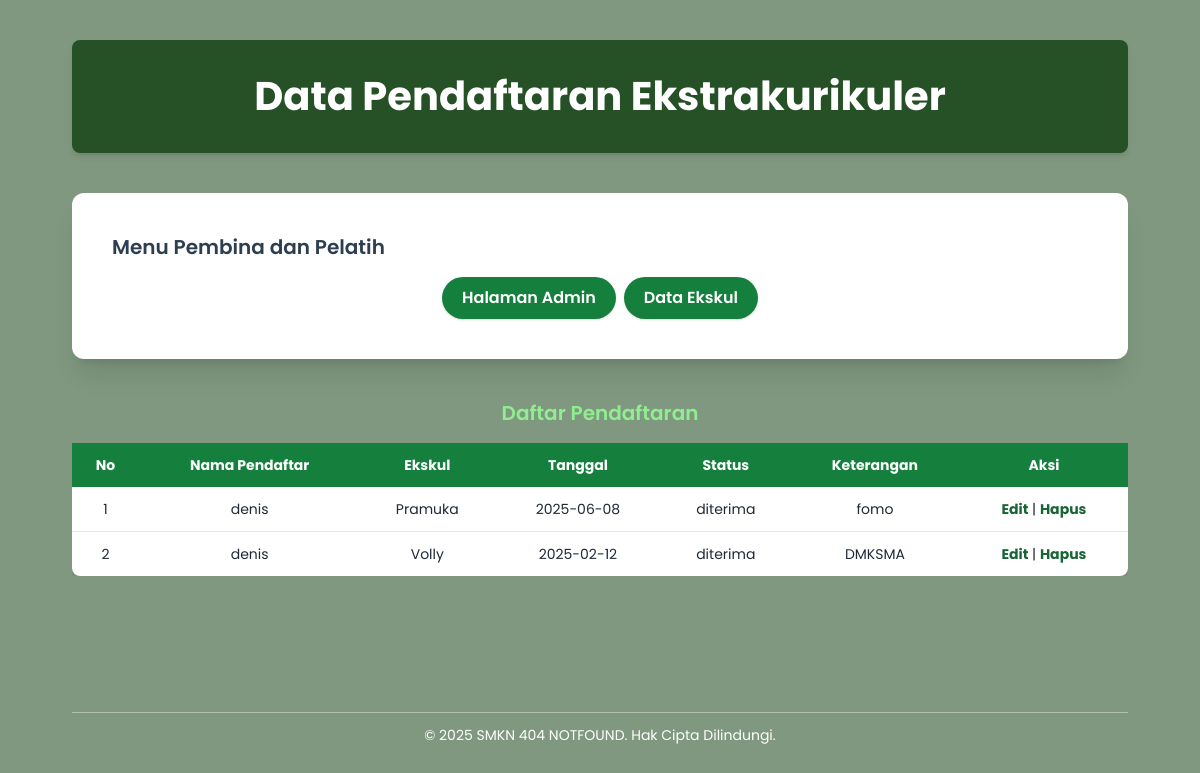
The app's page /admin/admin_daftar.php with its own data.
### tables this page shows
CREATE TABLE `pendaftaran_eskul` (
  `id_pendaftaran` int(11) NOT NULL,
  `id_siswa` int(11) NOT NULL,
  `id_eskul` int(11) NOT NULL,
  `tanggal_daftar` date NOT NULL,
  `status` enum('tunda','diterima','ditolak') NOT NULL DEFAULT 'tunda',
  `keterangan` text DEFAULT NULL
);

CREATE TABLE `siswa` (
  `id_siswa` int(11) NOT NULL,
  `nis` varchar(20) NOT NULL,
  `nama_siswa` varchar(200) NOT NULL,
  `kelas` varchar(10) NOT NULL,
  `jenis_kelamin` enum('L','P') DEFAULT NULL,
  `tanggal_lahir` date DEFAULT NULL,
  `alamat` text DEFAULT NULL,
  `no_telp` varchar(15) DEFAULT NULL,
  `email` varchar(100) DEFAULT NULL
);

CREATE TABLE `eskul` (
  `id_eskul` int(11) NOT NULL,
  `nama_eskul` varchar(100) NOT NULL,
  `deskripsi` text NOT NULL,
  `pembina` varchar(100) NOT NULL,
  `hari_kegiatan` varchar(10) NOT NULL,
  `jam_mulai` time NOT NULL,
  `jam_selesai` time NOT NULL,
  `lokasi` varchar(100) NOT NULL,
  `kuota` int(11) DEFAULT NULL
);

### admin/admin_daftar.php (the view, shortened to what this page needs)
<?php
include '../koneksi.php';
$role = $_SESSION['role'];
$sql = "SELECT p.*, s.nama_siswa, e.nama_eskul
        FROM pendaftaran_eskul p
        JOIN siswa s ON p.id_siswa = s.id_siswa
        JOIN eskul e ON p.id_eskul = e.id_eskul";
$result = $conn->query($sql);
?>
<!DOCTYPE html>
<html lang="id">
<head>
  <script src="https://cdn.tailwindcss.com"></script>
</head>
<body class="min-h-screen p-6 sm:p-10 relative leading-relaxed">
  <div class="w-full max-w-[1500px] mx-auto px-4 sm:px-6 md:px-8">
    <h1 class="text-center text-[2.5em] text-white bg-[rgba(0,50,0,0.7)] py-6 px-4 rounded-lg shadow-md mb-10 font-bold animate-fadeIn">
      Data Pendaftaran Ekstrakurikuler
    </h1>
    <div class="bg-white p-6 sm:p-10 rounded-xl shadow-xl mb-10 animate-slideIn">
      <h2 class="text-xl font-semibold mb-4">
        <?= $role === 'admin' ? 'Menu Admin' : 'Menu Pembina dan Pelatih'; ?>
      </h2>
      <div class="flex flex-wrap justify-center gap-2 font-semibold">
        <a href="/Web-Ekstrakurikuler/panel_admin.php" class="bg-green-700 hover:bg-green-800 text-white px-5 py-2 rounded-full shadow transition hover:scale-105">Halaman Admin</a>
        <a href="admin_eskul.php" class="bg-green-700 hover:bg-green-800 text-white px-5 py-2 rounded-full shadow transition hover:scale-105">Data Ekskul</a>
      </div>
    </div>
    <h3 class="text-xl text-[#90EE90] text-center mb-4 font-semibold animate-slideIn">Daftar Pendaftaran</h3>
    <div class="w-full overflow-x-auto animate-slideIn">
      <table class="w-full min-w-[850px] text-sm text-center bg-white shadow-md rounded-lg">
        <thead class="bg-green-700 text-white font-semibold">
          <tr>
            <th class="p-3">No</th>
            <th class="p-3">Nama Pendaftar</th>
            <th class="p-3">Ekskul</th>
            <th class="p-3">Tanggal</th>
            <th class="p-3">Status</th>
            <th class="p-3">Keterangan</th>
            <th class="p-3">Aksi</th>
          </tr>
        </thead>
        <tbody class="text-gray-800 font-normal divide-y">
          <?php if ($result->num_rows > 0): $no = 1; while ($row = $result->fetch_assoc()): ?>
            <tr class="hover:bg-green-50">
              <td class="p-3"><?= $no++; ?></td>
              <td class="p-3"><?= htmlspecialchars($row['nama_siswa']); ?></td>
              <td class="p-3"><?= htmlspecialchars($row['nama_eskul']); ?></td>
              <td class="p-3"><?= htmlspecialchars($row['tanggal_daftar']); ?></td>
              <td class="p-3"><?= htmlspecialchars($row['status']); ?></td>
              <td class="p-3"><?= htmlspecialchars($row['keterangan']); ?></td>
              <td class="p-3">
                <a href="edit_daftar.php?id=<?= $row['id_pendaftaran']; ?>" class="text-green-800 font-bold hover:underline">Edit</a> |
                <a href="hapus_daftar.php?id=<?= $row['id_pendaftaran']; ?>" class="text-green-800 font-bold hover:underline" onclick="return confirm('Yakin ingin menghapus?')">Hapus</a>
              </td>
            </tr>
          <?php endwhile; else: ?>
            <tr><td colspan="7" class="p-4 text-gray-500">Belum ada data pendaftar.</td></tr>
          <?php endif; ?>
        </tbody>
      </table>
    </div>
    <footer class="text-white text-center text-sm mt-28 py-6 animate-fadeIn">
      <hr class="border-white mb-3 w-full mx-auto opacity-40" />
      <p>&copy; <?= date('Y'); ?> SMKN 404 NOTFOUND. Hak Cipta Dilindungi.</p>
    </footer>
  </div>
</body>
</html>

### admin/admin_daftar.php (style rules this page uses)
body { font-family: 'Poppins', sans-serif; background-image: url('/Web-Ekstrakurikuler/smklogo.png'); background-size: cover; background-position: center; background-repeat: no-repeat; color: #2c3e50; }
body::after { content: ""; position: fixed; inset: 0; background: rgba(0, 50, 0, 0.5); backdrop-filter: blur(4px) brightness(1); z-index: -1; }
.animate-fadeIn { animation: fadeIn 1s ease-out forwards; }
.animate-slideIn { animation: slideIn 1.2s ease-out forwards; }

### records on screen
pendaftaran_eskul: id_siswa.nama_siswa "denis", id_eskul.nama_eskul "Pramuka", tanggal_daftar "2025-06-08", status "diterima", keterangan "fomo"
pendaftaran_eskul: id_siswa.nama_siswa "denis", id_eskul.nama_eskul "Volly", tanggal_daftar "2025-02-12", status "diterima", keterangan "DMKSMA"
